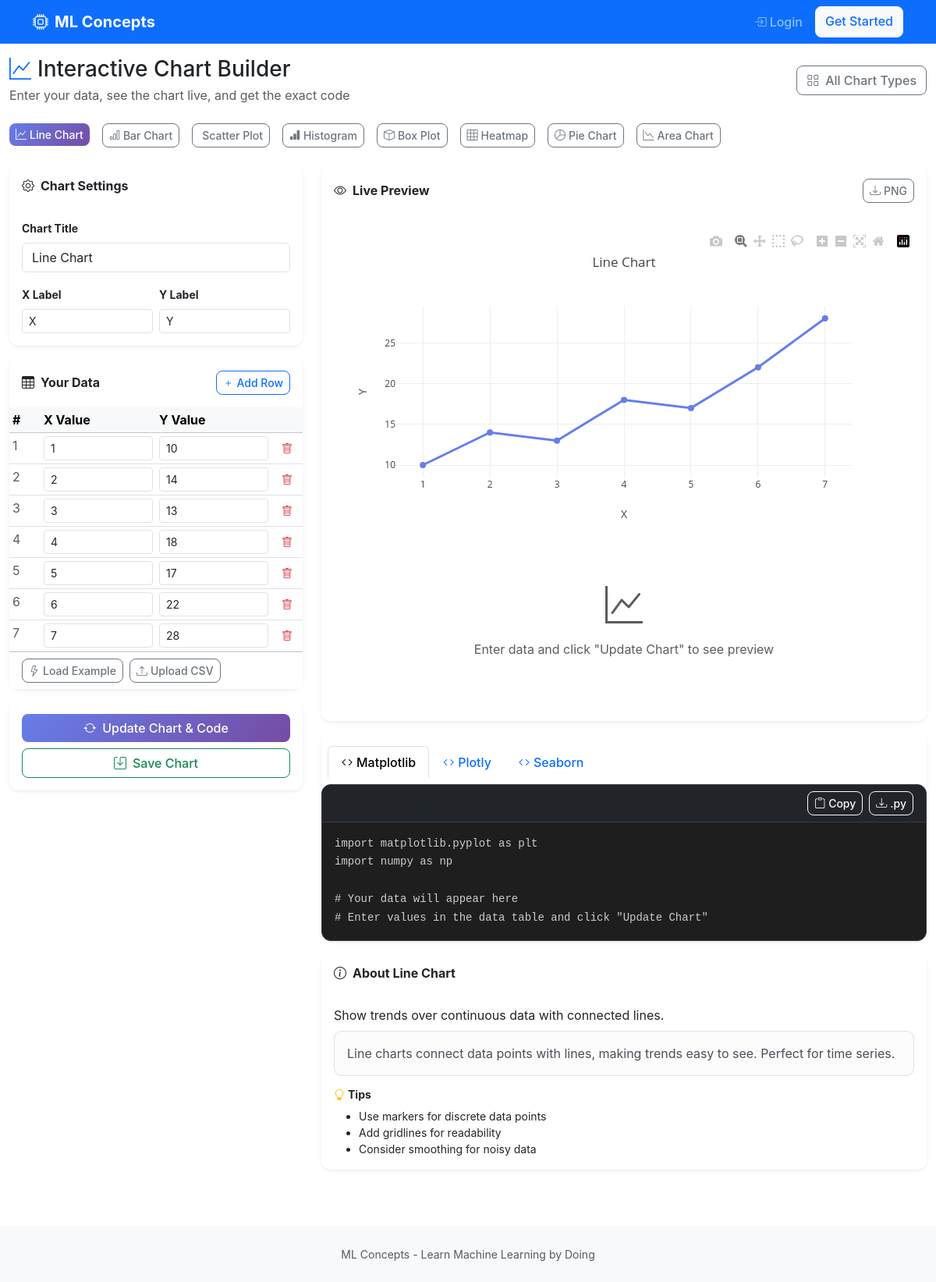
The page /graphs/builder/ on the database its author committed.
### graphs/models.py (models this page shows, shortened)
class ChartTemplate(models.Model):
    CHART_TYPES = [
        ('line', 'Line Chart'),
        ('bar', 'Bar Chart'),
        ('scatter', 'Scatter Plot'),
        ('histogram', 'Histogram'),
        ('box', 'Box Plot'),
        ('heatmap', 'Heatmap'),
        ('pie', 'Pie Chart'),
        ('area', 'Area Chart'),
    ]
    chart_type = models.CharField(max_length=20, choices=CHART_TYPES, unique=True)
    name = models.CharField(max_length=100)
    description = models.TextField()
    use_case = models.TextField()
    input_schema = models.JSONField(default=dict, help_text="Defines expected input format")
    default_data = models.JSONField(default=dict)
    matplotlib_code = models.TextField()
    plotly_code = models.TextField()
    seaborn_code = models.TextField(blank=True)
    explanation = models.TextField()
    tips = models.JSONField(default=list)
    order = models.IntegerField(default=0)
    icon = models.CharField(max_length=50, default='graph-up')
    class Meta:
        ordering = ['order']
        verbose_name = 'Chart Template'
        verbose_name_plural = 'Chart Templates'

### graphs/views.py (the view)
# urls.py: path('builder/', views.chart_builder, name='chart_builder'),
def chart_builder(request, chart_type=None):
    if chart_type:
        template = get_object_or_404(ChartTemplate, chart_type=chart_type)
    else:
        template = ChartTemplate.objects.first()
    all_templates = ChartTemplate.objects.all()
    context = {
        'template': template,
        'all_templates': all_templates,
    }
    return render(request, 'graphs/chart_builder.html', context)

### templates/graphs/chart_builder.html (shortened to what this page needs)
{% extends 'base.html' %}
{% block content %}
<div class="container-fluid py-4">
    <div class="d-flex justify-content-between align-items-center mb-4">
        <div>
            <h1 class="h3 mb-1"><i class="bi bi-graph-up me-2 text-primary"></i>Interactive Chart Builder</h1>
            <p class="text-muted mb-0">Enter your data, see the chart live, and get the exact code</p>
        </div>
        <a href="{% url 'graphs:chart_list' %}" class="btn btn-outline-secondary"><i class="bi bi-grid me-2"></i>All Chart Types</a>
    </div>
    <div class="row g-3 mb-4">
        {% for t in all_templates %}
        <div class="col-auto">
            <a href="{% url 'graphs:chart_builder_type' t.chart_type %}" class="btn btn-sm {% if t.chart_type == template.chart_type %}btn-primary{% else %}btn-outline-secondary{% endif %}">
                <i class="bi bi-{{ t.icon }} me-1"></i>{{ t.name }}
            </a>
        </div>
        {% endfor %}
    </div>
    <div class="row g-4">
        <div class="col-lg-4">
            <div class="card border-0 shadow-sm mb-3">
                <div class="card-header bg-white border-0 py-3">
                    <h6 class="mb-0 fw-bold"><i class="bi bi-gear me-2"></i>Chart Settings</h6>
                </div>
                <div class="card-body">
                    <div class="mb-3">
                        <label class="form-label fw-bold small">Chart Title</label>
                        <input type="text" id="chartTitle" class="form-control" value="{{ template.name }}">
                    </div>
                    <div class="row g-2">
                        <div class="col-6">
                            <label class="form-label fw-bold small">X Label</label>
                            <input type="text" id="xLabel" class="form-control form-control-sm" value="X">
                        </div>
                        <div class="col-6">
                            <label class="form-label fw-bold small">Y Label</label>
                            <input type="text" id="yLabel" class="form-control form-control-sm" value="Y">
                        </div>
                    </div>
                </div>
            </div>
            <div class="card border-0 shadow-sm mb-3">
                <div class="card-header bg-white border-0 py-3 d-flex justify-content-between align-items-center">
                    <h6 class="mb-0 fw-bold"><i class="bi bi-table me-2"></i>Your Data</h6>
                    <button class="btn btn-sm btn-outline-primary" id="addRowBtn"><i class="bi bi-plus"></i> Add Row</button>
                </div>
                <div class="card-body p-0">
                    <div class="table-responsive">
                        <table class="table table-sm table-hover mb-0" id="dataTable">
                            <thead class="table-light">
                                <tr>
                                    <th style="width: 40px;">#</th>
                                    <th id="xHeader">X Value</th>
                                    <th id="yHeader">Y Value</th>
                                    <th style="width: 40px;"></th>
                                </tr>
                            </thead>
                            <tbody id="dataBody">
                            </tbody>
                        </table>
                    </div>
                </div>
                <div class="card-footer bg-white">
                    <div class="d-flex gap-2">
                        <button class="btn btn-sm btn-outline-secondary" id="loadExampleBtn"><i class="bi bi-lightning me-1"></i>Load Example</button>
                        <button class="btn btn-sm btn-outline-secondary" id="uploadCsvBtn"><i class="bi bi-upload me-1"></i>Upload CSV</button>
                    </div>
                </div>
            </div>
            <div class="card border-0 shadow-sm">
                <div class="card-body">
                    <button class="btn btn-primary w-100 mb-2" id="updateChartBtn">
                        <i class="bi bi-arrow-repeat me-2"></i>Update Chart & Code
                    </button>
                    <button class="btn btn-outline-success w-100" id="saveChartBtn">
                        <i class="bi bi-save me-2"></i>Save Chart
                    </button>
                </div>
            </div>
        </div>
        <div class="col-lg-8">
            <div class="card border-0 shadow-sm mb-3">
                <div class="card-header bg-white border-0 py-3 d-flex justify-content-between align-items-center">
                    <h6 class="mb-0 fw-bold"><i class="bi bi-eye me-2"></i>Live Preview</h6>
                    <button class="btn btn-sm btn-outline-secondary" id="downloadPngBtn"><i class="bi bi-download me-1"></i>PNG</button>
                </div>
                <div class="card-body">
                    <div id="chartPreview" style="min-height: 400px;">
                        <div class="text-center py-5 text-muted">
                            <i class="bi bi-graph-up" style="font-size: 3rem;"></i>
                            <p class="mt-2">Enter data and click "Update Chart" to see preview</p>
                        </div>
                    </div>
                </div>
            </div>
            <div class="card border-0 shadow-sm">
                <div class="card-header bg-white border-0 py-3">
                    <ul class="nav nav-tabs card-header-tabs" id="codeTabs">
                        <li class="nav-item">
                            <button class="nav-link active" data-code-type="matplotlib"><i class="bi bi-code me-1"></i>Matplotlib</button>
                        </li>
                        <li class="nav-item">
                            <button class="nav-link" data-code-type="plotly"><i class="bi bi-code me-1"></i>Plotly</button>
                        </li>
                        <li class="nav-item">
                            <button class="nav-link" data-code-type="seaborn"><i class="bi bi-code me-1"></i>Seaborn</button>
                        </li>
                    </ul>
                </div>
                <div class="card-body p-0">
                    <div class="code-block">
                        <div class="code-header d-flex justify-content-between align-items-center px-3 py-2 bg-dark">
                            <span class="text-muted small" id="codeLanguageLabel">python (matplotlib)</span>
                            <div class="d-flex gap-2">
                                <button class="btn btn-sm btn-outline-light" id="copyCodeBtn"><i class="bi bi-clipboard me-1"></i>Copy</button>
                                <button class="btn btn-sm btn-outline-light" id="downloadCodeBtn"><i class="bi bi-download me-1"></i>.py</button>
                            </div>
                        </div>
                        <pre class="mb-0 p-3" style="max-height: 500px; overflow: auto;"><code class="language-python" id="codeOutput">import matplotlib.pyplot as plt
import numpy as np
# Your data will appear here
# Enter values in the data table and click "Update Chart"</code></pre>
                    </div>
                </div>
            </div>
            <div class="card border-0 shadow-sm mt-3">
                <div class="card-header bg-white border-0 py-3">
                    <h6 class="mb-0 fw-bold"><i class="bi bi-info-circle me-2"></i>About {{ template.name }}</h6>
                </div>
                <div class="card-body">
                    <p class="mb-2">{{ template.description }}</p>
                    <div class="alert alert-light border mb-3">{{ template.explanation|safe }}</div>
                    {% if template.tips %}
                    <h6 class="fw-bold small"><i class="bi bi-lightbulb text-warning me-1"></i>Tips</h6>
                    <ul class="small mb-0">
                        {% for tip in template.tips %}<li>{{ tip }}</li>{% endfor %}
                    </ul>
                    {% endif %}
                </div>
            </div>
        </div>
    </div>
</div>
<div class="toast-container position-fixed bottom-0 end-0 p-3">
</div>
{% endblock %}

### static/css/style.css (style rules this page uses)
:root { --primary: #667eea; --primary-dark: #5a6fd6; --secondary: #764ba2; }
body { font-family: 'Inter', -apple-system, BlinkMacSystemFont, 'Segoe UI', Roboto, sans-serif; }
.code-header { display: flex; gap: 8px; padding: 12px 16px; background: #2d2d2d; border-bottom: 1px solid #3d3d3d; }
.code-block { border-radius: 12px; overflow: hidden; background: #1e1e1e; border: 1px solid #3d3d3d; }
.code-block .code-header { background: #2d2d2d; border-bottom: 1px solid #3d3d3d; }
.code-block pre { margin: 0; background: transparent !important; }
.code-block code { font-family: 'JetBrains Mono', 'Fira Code', monospace; font-size: 0.875rem; line-height: 1.7; }
.card { border-radius: 12px; }
.btn { border-radius: 8px; font-weight: 500; }
.btn-primary { background: linear-gradient(135deg, var(--primary) 0%, var(--secondary) 100%); border: none; }
.nav-link { font-weight: 500; }
.alert { border-radius: 10px; }
.card-header { border-radius: 12px 12px 0 0 !important; }

### rows shown on the page
ChartTemplate: name "Line Chart", description "Show trends over continuous data with connected lines.", explanation "Line charts connect data points with lines, making trends easy to see. Perfect for time series."
ChartTemplate: name "Bar Chart"
ChartTemplate: name "Scatter Plot"
ChartTemplate: name "Histogram"
ChartTemplate: name "Box Plot"
ChartTemplate: name "Heatmap"
ChartTemplate: name "Pie Chart"
ChartTemplate: name "Area Chart"

### other values the page prints
{{ tip }} "Use markers for discrete data points" "Add gridlines for readability" "Consider smoothing for noisy data"
